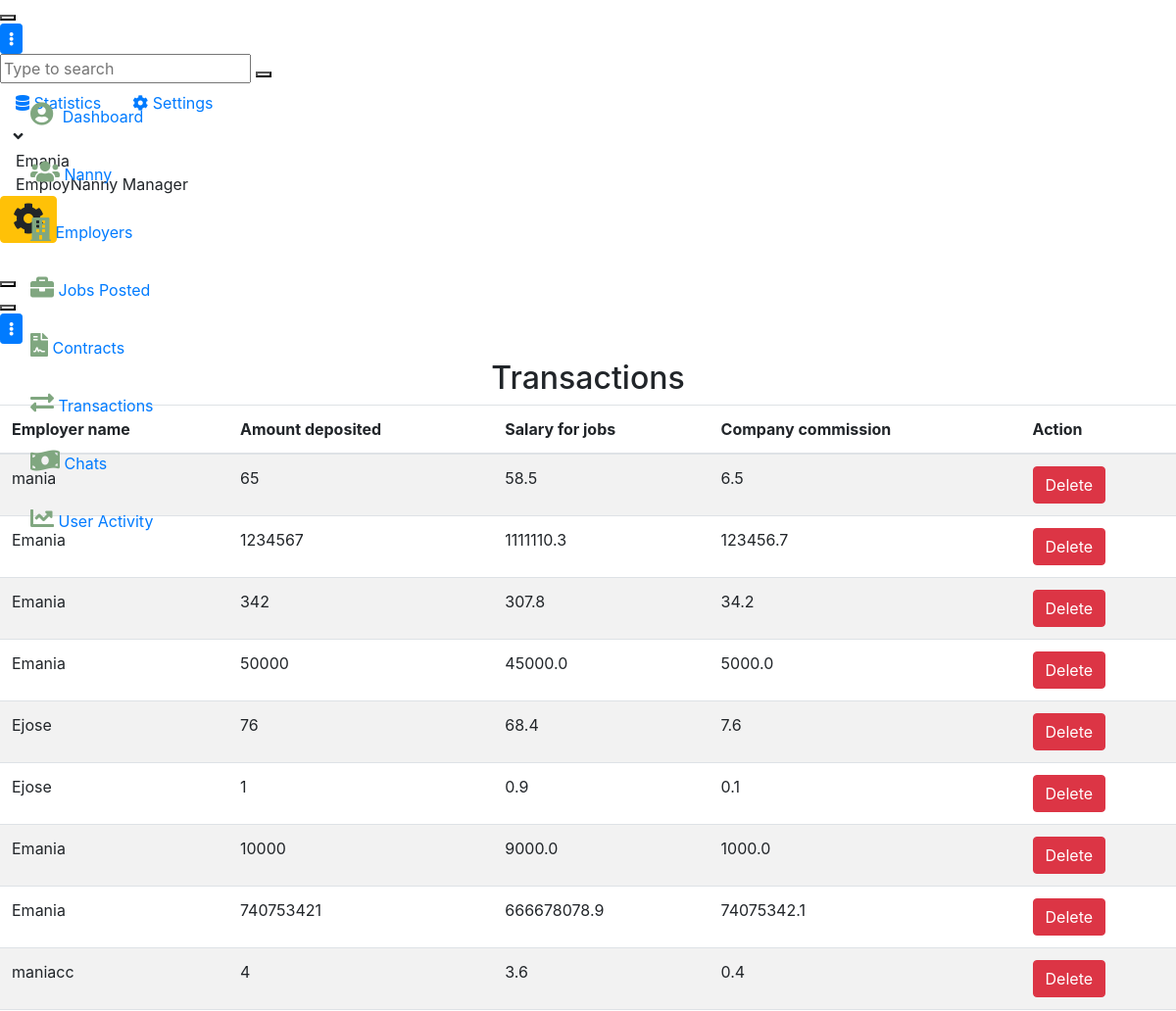
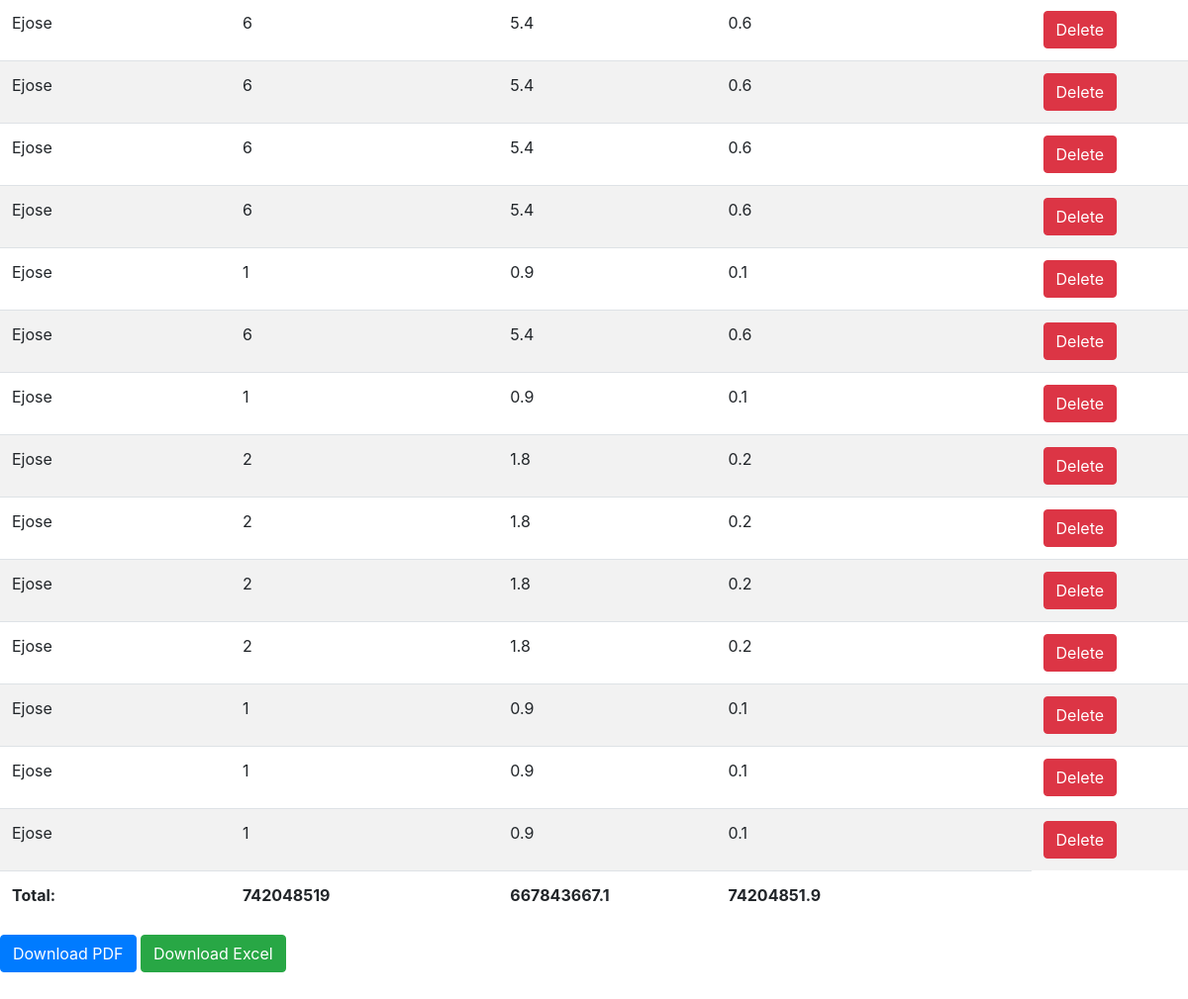
The app's page /reports/transaction_list/ (signed in) with its own data (2 pictures, top to bottom).
### payment/models.py (models this page shows, shortened)
class Payment(models.Model):
    PAYMENT_STATUS_CHOICES = [
        ('pending', 'Pending'),
        ('success', 'Success'),
        ('failure', 'Failure'),
    ]
    user = models.ForeignKey(User, on_delete=models.CASCADE)
    phone_number = models.PositiveIntegerField()
    amount = models.IntegerField()
    timestamp = models.DateTimeField(auto_now_add=True)
    status = models.CharField(
        max_length=10, choices=PAYMENT_STATUS_CHOICES, default='pending')
    description = models.TextField()

### AdminReports/views.py (the view)
# urls.py: path('transaction_list/', views.transaction_list, name='transaction_list'),
def transaction_list(request):
    payments = Payment.objects.all()
    total_amount = payments.aggregate(Sum('amount'))['amount__sum']
    total_commission = round(total_amount * 0.1, 2)
    total_salary = round(total_amount*0.9, 2)
    for payment in payments:
        payment.company_commission = round(payment.amount * 0.1, 2)
        payment.salary = round(payment.amount - payment.company_commission, 2)
    context = {
        'payments': payments,
        'total_amount': total_amount,
        'total_commission': total_commission,
        'total_salary': total_salary
    }
    return render(request, 'admin/transaction_list.html', context)

### AdminReports/templates/admin/transaction_list.html
  {% extends 'admin/baseadmin.html' %}
{% block content %}
</div>
                <div class="app-main__outer">
<div class="app-main__inner">
<h2 class="text-center">Transactions </h2>
  <table class="table table-striped table-hover">
    <thead>
      <tr>
        <th>Employer name</th>
        <th>Amount deposited</th>
        <th>Salary for jobs</th>
        <th>Company commission</th>
        <th>Action</th>
      </tr>
    </thead>
    <tbody>
      {% for payment in payments %}
      <tr>
        <td>{{ payment.user.username }}</td>
        <td>{{ payment.amount }}</td>
        <td>{{ payment.salary }}</td>
        <td>{{ payment.company_commission }}</td>
        <td><a href="{% url 'delete_transaction' payment.id %}" class="btn btn-danger">Delete</a></td>
      </tr>
      {% endfor %}
    </tbody>
    <tfoot>
      <tr>
        <td><strong>Total:</strong></td>
        <td><strong>{{ total_amount }}</strong></td>
        <td><strong>{{ total_salary }}</strong></td>
        <td><strong>{{ total_commission }}</strong></td>
      </tr>
    </tfoot>
  </table>
<a href="{% url 'generate_transaction_pdf' %}" class="btn btn-primary">Download PDF</a>
<a href="{% url 'export-excel' %}" class="btn btn-success">Download Excel</a>
</div>
</div>
{% endblock content %}

### AdminReports/templates/admin/baseadmin.html (shortened to what this page needs)
{% load static%}
{% load custom_filters %}
<!doctype html>
<html lang="en">
   <head>
      <link href="https://demo.dashboardpack.com/architectui-html-free/main.css" rel="stylesheet">
   </head>
   <link rel="stylesheet" href="https://maxcdn.bootstrapcdn.com/bootstrap/4.5.2/css/bootstrap.min.css">
   <link rel="stylesheet" href="https://cdnjs.cloudflare.com/ajax/libs/font-awesome/5.15.3/css/all.min.css" />
   <link rel="stylesheet" href="https://use.fontawesome.com/releases/v5.6.3/css/all.css">
   </head>
   <body>
      <div class="app-container app-theme-white body-tabs-shadow fixed-sidebar fixed-header">
      <div class="app-header header-shadow" style="background:white;">
         <div class="app-header__mobile-menu">
            <div>
               <button type="button" class="hamburger hamburger--elastic mobile-toggle-nav">
               </button>
            </div>
         </div>
         <div class="app-header__menu">
            <span>
            <button type="button" class="btn-icon btn-icon-only btn btn-primary btn-sm mobile-toggle-header-nav">
            <span class="btn-icon-wrapper">
            <i class="fa fa-ellipsis-v fa-w-6"></i>
            </span>
            </button>
            </span>
         </div>
         <div class="app-header__content">
            <div class="app-header-left">
               <div class="search-wrapper">
                  <div class="input-holder">
                     <input type="text" class="search-input" placeholder="Type to search">
                     <button class="search-icon"></button>
                  </div>
               </div>
               <ul class="header-menu nav">
                  <li class="nav-item">
                     <a href="javascript:void(0);" class="nav-link">
                     <i class="nav-link-icon fa fa-database"> </i>
                     Statistics
                     </a>
                  </li>
                  <li class="dropdown nav-item">
                     <a href="javascript:void(0);" class="nav-link">
                     <i class="nav-link-icon fa fa-cog"></i>
                     Settings
                     </a>
                  </li>
               </ul>
            </div>
            <div class="app-header-right">
               <div class="header-btn-lg pr-0">
                  <div class="widget-content p-0">
                     <div class="widget-content-wrapper">
                        <div class="widget-content-left">
                           <div class="btn-group">
                              <a data-toggle="dropdown" aria-haspopup="true" aria-expanded="false" class="p-0 btn">
                              <i class="fa fa-angle-down ml-2 opacity-8"></i>
                              </a>
                           </div>
                        </div>
                        <div class="widget-content-left  ml-3 header-user-info">
                           <div class="widget-heading">
                              {% if user.is_authenticated %}
                              {{ user.username }}
                              {% endif %}
                           </div>
                           <div class="widget-subheading">
                              EmployNanny Manager
                           </div>
                        </div>
                     </div>
                  </div>
               </div>
            </div>
         </div>
      </div>
      <div class="ui-theme-settings">
         <button type="button" id="TooltipDemo" class="btn-open-options btn btn-warning">
         <i class="fa fa-cog fa-w-16 fa-spin fa-2x"></i>
         </button>
      </div>
      <div class="app-main">
         <div class="app-sidebar sidebar-shadow pt-4">
            <div class="app-header__logo">
               <div class="header__pane ml-auto">
                  <div>
                     <button type="button" class="hamburger close-sidebar-btn hamburger--elastic" data-class="closed-sidebar">
                     </button>
                  </div>
               </div>
            </div>
            <div class="app-header__mobile-menu">
               <div>
                  <button type="button" class="hamburger hamburger--elastic mobile-toggle-nav">
                  </button>
               </div>
            </div>
            <div class="app-header__menu">
               <span>
               <button type="button" class="btn-icon btn-icon-only btn btn-primary btn-sm mobile-toggle-header-nav">
               <span class="btn-icon-wrapper">
               <i class="fa fa-ellipsis-v fa-w-6"></i>
               </span>
               </button>
               </span>
            </div>
            <div class="scrollbar-sidebar">
               <div class="app-sidebar__inner">
                  <ul class="vertical-nav-menu">
                     <div class="col-lg-2 d-none d-lg-block sidebar fixed-top mt-5">
                        <ul class="nav flex-column">
                           <li class="nav-item mt-5">
                              <a class="nav-link" href="{% url 'dashboard'%}">
                              <i class="fas fa-user-circle"></i> <span style="display: inline-block; margin-left: 5px;">Dashboard</span>
                              </a>
                           </li>
                           <li class="nav-item mt-3">
                              <a class="nav-link" href="{% url 'nanny_list'%}">
                              <i class="fas fa-users"></i> Nanny
                              </a>
                           </li>
                           <li class="nav-item mt-3">
                              <a class="nav-link" href="{% url 'employers_list'%}">
                              <i class="fas fa-building"></i> Employers
                              </a>
                           </li>
                           <li class="nav-item mt-3">
                              <a class="nav-link" href="{% url 'job_post_list'%}">
                              <i class="fas fa-briefcase"></i> Jobs Posted
                              </a>
                           </li>
                           <li class="nav-item mt-3">
                              <a class="nav-link" href="{% url 'display_contracts'%}">
                              <i class="fas fa-file-contract"></i> Contracts
                              </a>
                           </li>
                           <li class="nav-item mt-3">
                              <a class="nav-link" href="{% url 'transaction_list'%}">
                              <i class="fas fa-exchange-alt"></i> Transactions
                              </a>
                           </li>
                           <li class="nav-item mt-3">
                              <a class="nav-link" href="{% url 'chats' %}">
                              <i class="fas fa-money-bill-wave"></i> Chats
                              </a>
                           </li>
                           <li class="nav-item mt-3">
                              <a class="nav-link" href="{% url 'user_activity_logs'%}">
                              <i class="fas fa-chart-line"></i> User Activity
                              </a>
                           </li>
                        </ul>
                     </div>
                  </ul>
               </div>
            </div>
            {% block content%}
            {% endblock content%}
         </div>
      </div>
   </body>
</html>

### AdminReports/templates/admin/baseadmin.html (style rules this page uses)
.fas { color:rgb(128, 167, 128); font-size:24px; }
.app-header { background-color:white; }

### records on screen
Payment: user.username "mania", amount "65", salary "58.5", company_commission "6.5"
Payment: user.username "Emania", amount "1234567", salary "1111110.3", company_commission "123456.7"
Payment: user.username "Emania", amount "342", salary "307.8", company_commission "34.2"
Payment: user.username "Emania", amount "50000", salary "45000.0", company_commission "5000.0"
Payment: user.username "Ejose", amount "76", salary "68.4", company_commission "7.6"
Payment: user.username "Ejose", amount "1", salary "0.9", company_commission "0.1"
Payment: user.username "Emania", amount "10000", salary "9000.0", company_commission "1000.0"
Payment: user.username "Emania", amount "740753421", salary "666678078.9", company_commission "74075342.1"
Payment: user.username "maniacc", amount "4", salary "3.6", company_commission "0.4"
Payment: user.username "Ejose", amount "6", salary "5.4", company_commission "0.6"
Payment: user.username "Ejose", amount "6", salary "5.4", company_commission "0.6"
Payment: user.username "Ejose", amount "6", salary "5.4", company_commission "0.6"
Payment: user.username "Ejose", amount "6", salary "5.4", company_commission "0.6"
Payment: user.username "Ejose", amount "1", salary "0.9", company_commission "0.1"
Payment: user.username "Ejose", amount "6", salary "5.4", company_commission "0.6"
Payment: user.username "Ejose", amount "1", salary "0.9", company_commission "0.1"
Payment: user.username "Ejose", amount "2", salary "1.8", company_commission "0.2"
Payment: user.username "Ejose", amount "2", salary "1.8", company_commission "0.2"
Payment: user.username "Ejose", amount "2", salary "1.8", company_commission "0.2"
Payment: user.username "Ejose", amount "2", salary "1.8", company_commission "0.2"
Payment: user.username "Ejose", amount "1", salary "0.9", company_commission "0.1"
Payment: user.username "Ejose", amount "1", salary "0.9", company_commission "0.1"
Payment: user.username "Ejose", amount "1", salary "0.9", company_commission "0.1"

### other values on screen
{{ user.username }} "Emania"
{{ total_amount }} "742048519"
{{ total_salary }} "667843667.1"
{{ total_commission }} "74204851.9"
